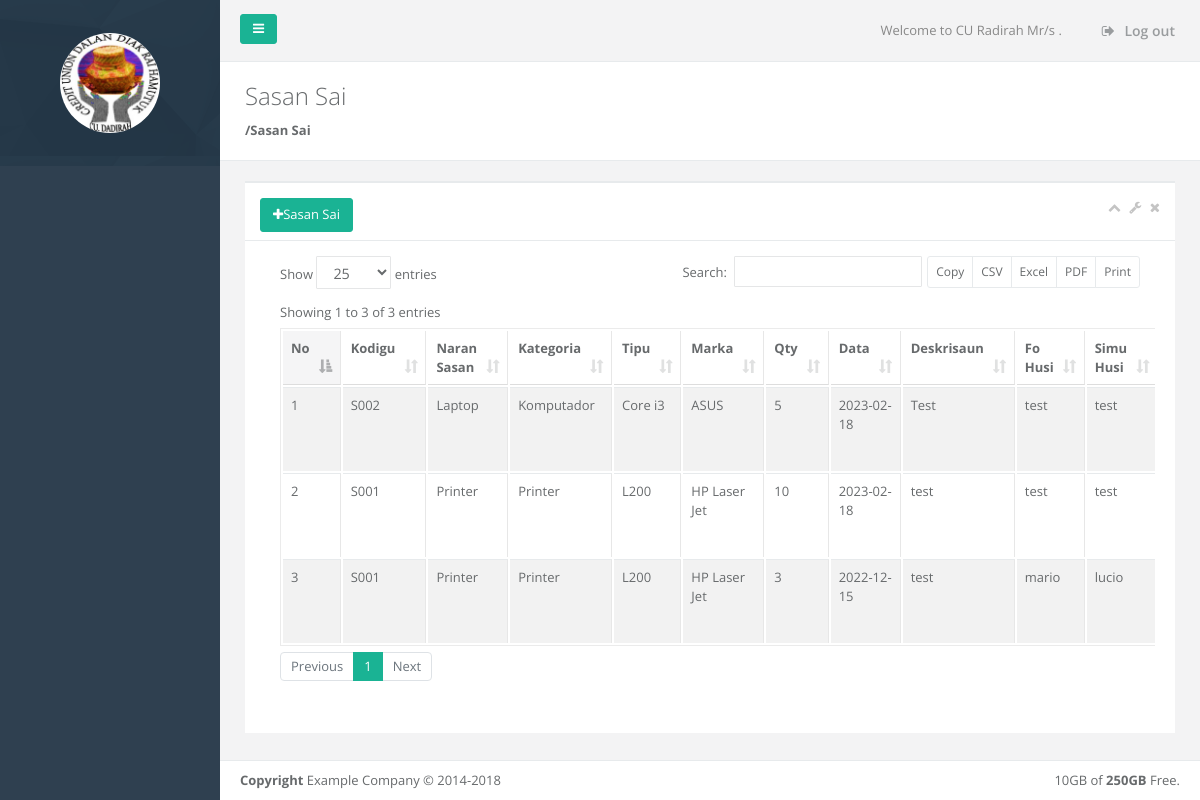
Page /index.php/sasansai/fn_sasansai on the committed database.
### tables this page shows
CREATE TABLE `tbl_stocksasan` (
  `id` int(11) NOT NULL,
  `id_sasan` varchar(30) DEFAULT NULL,
  `naran_sasan` varchar(150) DEFAULT NULL,
  `kategoria` varchar(50) DEFAULT NULL,
  `tipu_sasan` varchar(50) DEFAULT NULL,
  `marka` varchar(50) DEFAULT NULL,
  `stok` smallint(6) DEFAULT NULL,
  `tgl` date DEFAULT NULL,
  `unidade` varchar(30) DEFAULT NULL
);

CREATE TABLE `tbl_sasansai` (
  `id` int(11) NOT NULL,
  `id_sasan` varchar(30) DEFAULT NULL,
  `kuantidade` int(11) DEFAULT NULL,
  `data_sai` date DEFAULT NULL,
  `deskrisaun` text DEFAULT NULL,
  `autor` varchar(30) DEFAULT NULL,
  `fo_husi` varchar(100) NOT NULL,
  `simu_husi` varchar(100) NOT NULL,
  `isdeleted` smallint(3) DEFAULT 0,
  `remark` text DEFAULT NULL,
  `iby` varchar(30) DEFAULT NULL,
  `idt` datetime DEFAULT NULL,
  `uby` varchar(30) DEFAULT NULL,
  `udt` datetime DEFAULT NULL,
  `dby` varchar(30) DEFAULT NULL,
  `ddt` datetime DEFAULT NULL
);

### application/controllers/Sasansai.php (called while the page is built, shortened)
<?php
 class Sasansai extends CI_Controller
 {
 	public function __construct()
 	{
 		$this->load->model('Mdsasansai');
 	}
 	public function fn_sasansai()
 	{
 		$data['sasan']=$this->Mdsasansai->fn_getstock();
 		$data['sasansai']=$this->Mdsasansai->fn_getdata();
 		$this->load->view('sasan/vwsasansai',$data);
 	}
 }

### index.php (called while the page is built, shortened)
<?php
require_once BASEPATH.'core/CodeIgniter.php';

### application/models/Mdsasansai.php (called while the page is built, shortened)
<?php
	class Mdsasansai extends CI_Model
	{
		public function fn_getdata()
		{
			$qry=$this->db->query("SELECT st.id, st.id_sasan, s.naran_sasan, s.kategoria, s.tipu_sasan, s.marka, s.stok, st.kuantidade, st.data_sai, st.deskrisaun, st.autor, st.fo_husi, st.simu_husi FROM tbl_stocksasan s JOIN tbl_sasansai st ON s.id_sasan=st.id_sasan WHERE st.isdeleted=0");
			return $qry->result_array();
		}
	}

### application/views/sasan/vwsasansai.php (the view, shortened to what this page needs)
<!DOCTYPE html>
<html>
<body>
    <div id="wrapper">
        <div id="page-wrapper" class="gray-bg">
            <div class="row border-bottom">
            </div>
            <div class="row wrapper border-bottom white-bg page-heading">
                <div class="col-lg-10">
                    <h2>Sasan Sai</h2>
                    <ol class="breadcrumb">
                        <li class="breadcrumb-item active">
                            <a href="javascript:;" onclick="location.reload()"><strong>/Sasan Sai</strong></a>
                        </li>
                    </ol>
                </div>
                <div class="col-lg-2">
                </div>
            </div>
        <div class="wrapper wrapper-content animated fadeInRight">
            <div class="row">
                <div class="col-lg-12">
                <div class="ibox ">
                    <div class="ibox-title">
                        <button class="btn btn-primary" type="button" data-toggle="modal" data-target=".modal-add-stock"><i class="fa fa-plus"></i>Sasan Sai</button>
                        <div class="ibox-tools">
                            <a class="collapse-link">
                                <i class="fa fa-chevron-up"></i>
                            </a>
                            <a class="dropdown-toggle" data-toggle="dropdown" href="#">
                                <i class="fa fa-wrench"></i>
                            </a>
                            <a class="close-link">
                                <i class="fa fa-times"></i>
                            </a>
                        </div>
                    </div>
                    <div class="ibox-content">
                        <div class="table-responsive">
                            <table class="table table-striped table-bordered table-hover dataTables-example" >
                                <thead>
                                    <tr>
                                        <th>No</th>
                                        <th>Kodigu</th>
                                        <th>Naran Sasan</th>
                                        <th>Kategoria</th>
                                        <th>Tipu</th>
                                        <th>Marka</th>
                                        <th>Qty</th>
                                        <th>Data</th>
                                        <th>Deskrisaun</th>
                                        <th>Fo Husi</th>
                                        <th>Simu Husi</th>
                                    </tr>
                                </thead>
                                <tbody>
                                    <?php
                                        $no=1;
                                        foreach($sasansai as $s){
                                            $id=$s['id'];
                                            $qty=$s['kuantidade'];
                                            $id_sasan=$s['id_sasan'];
                                            echo "<tr class=\"gradeX\">
                                                    <td>".$no."</td>
                                                    <td>".$id_sasan."</td>
                                                    <td>".$s['naran_sasan']."</td>
                                                    <td>".$s['kategoria']."</td>
                                                    <td>".$s['tipu_sasan']."</td>
                                                    <td>".$s['marka']."</td>
                                                    <td>".$qty."</td>
                                                    <td>".$s['data_sai']."</td>
                                                    <td>".$s['deskrisaun']."</td>
                                                    <td>".$s['fo_husi']."</td>
                                                    <td>".$s['simu_husi']."</td>
                                                    <td>
                                                    <button class=\"btn btn-info\" type=\"button\" onclick=\"fn_editsasan('$id')\"><i class=\"fa fa-edit\"></i> Edit</button>
                                                    <button class=\"btn btn-danger\" type=\"button\" onclick=\"fn_deleteconfirm('$id','$qty','$id_sasan')\"><i class=\"fa fa-trash\"></i> Delete</button>
                                                    </td>
                                                </tr>";
                                                $no++;
                                        }
                                    ?>
                                </tbody>
                            </table>
                        </div>
                    </div>
                </div>
            </div>
            </div>
        </div>
        <div class="footer">
            <div class="float-right">
                10GB of <strong>250GB</strong> Free.
            </div>
            <div>
                <strong>Copyright</strong> Example Company &copy; 2014-2018
            </div>
        </div>
        </div>
        </div>
</body>
</html>

### rows in the picture
tbl_stocksasan: tbl_sasansai.id_sasan "S002", naran_sasan "Laptop", kategoria "Komputador", tipu_sasan "Core i3", marka "ASUS", tbl_sasansai.kuantidade "5", tbl_sasansai.data_sai "2023-02-18", tbl_sasansai.deskrisaun "Test", tbl_sasansai.fo_husi "test", tbl_sasansai.simu_husi "test"
tbl_stocksasan: tbl_sasansai.id_sasan "S001", naran_sasan "Printer", kategoria "Printer", tipu_sasan "L200", marka "HP Laser Jet", tbl_sasansai.kuantidade "10", tbl_sasansai.data_sai "2023-02-18", tbl_sasansai.deskrisaun "test", tbl_sasansai.fo_husi "test", tbl_sasansai.simu_husi "test", tbl_sasansai.kuantidade "3", tbl_sasansai.data_sai "2022-12-15", tbl_sasansai.fo_husi "mario", tbl_sasansai.simu_husi "lucio"
